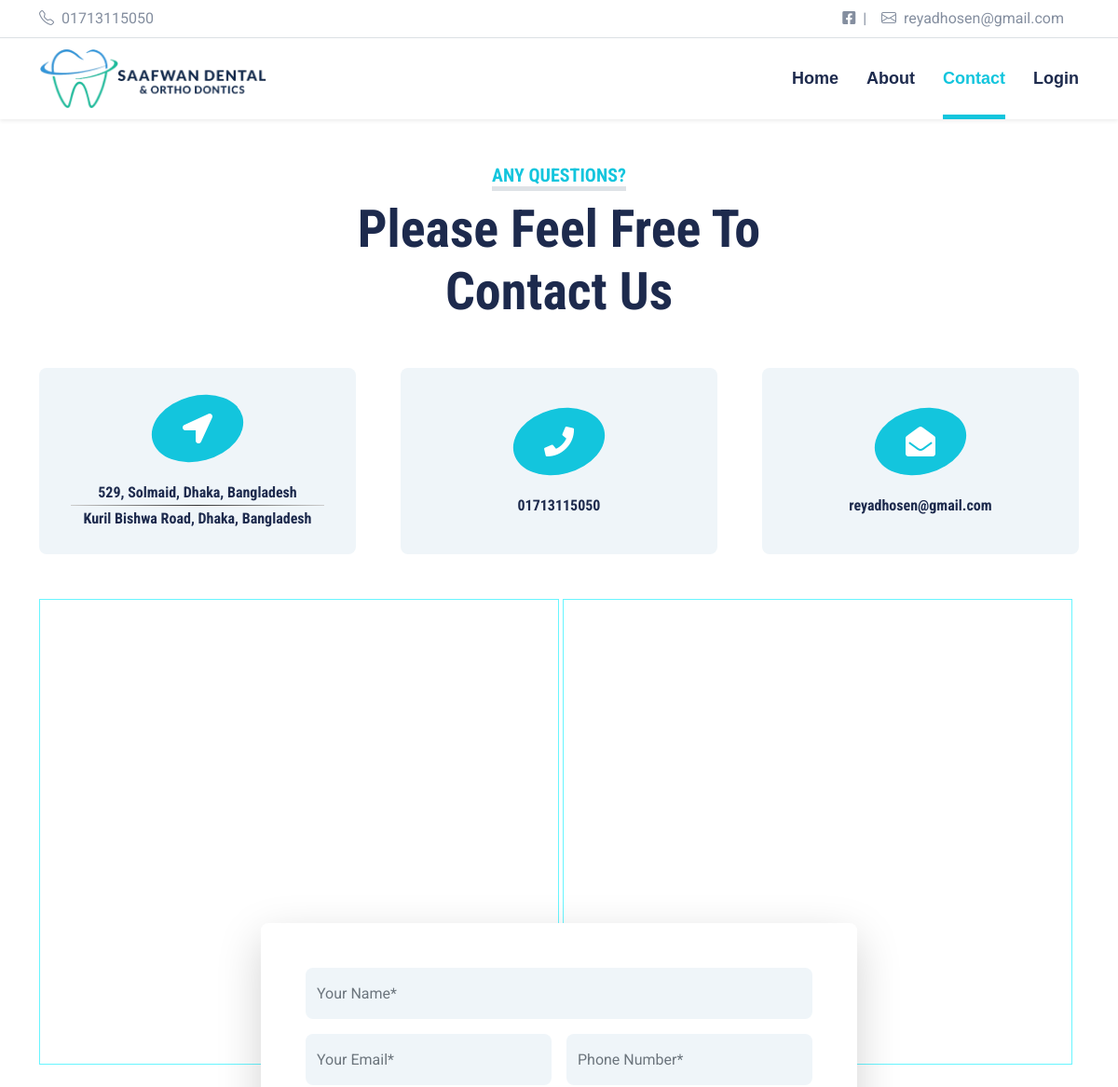
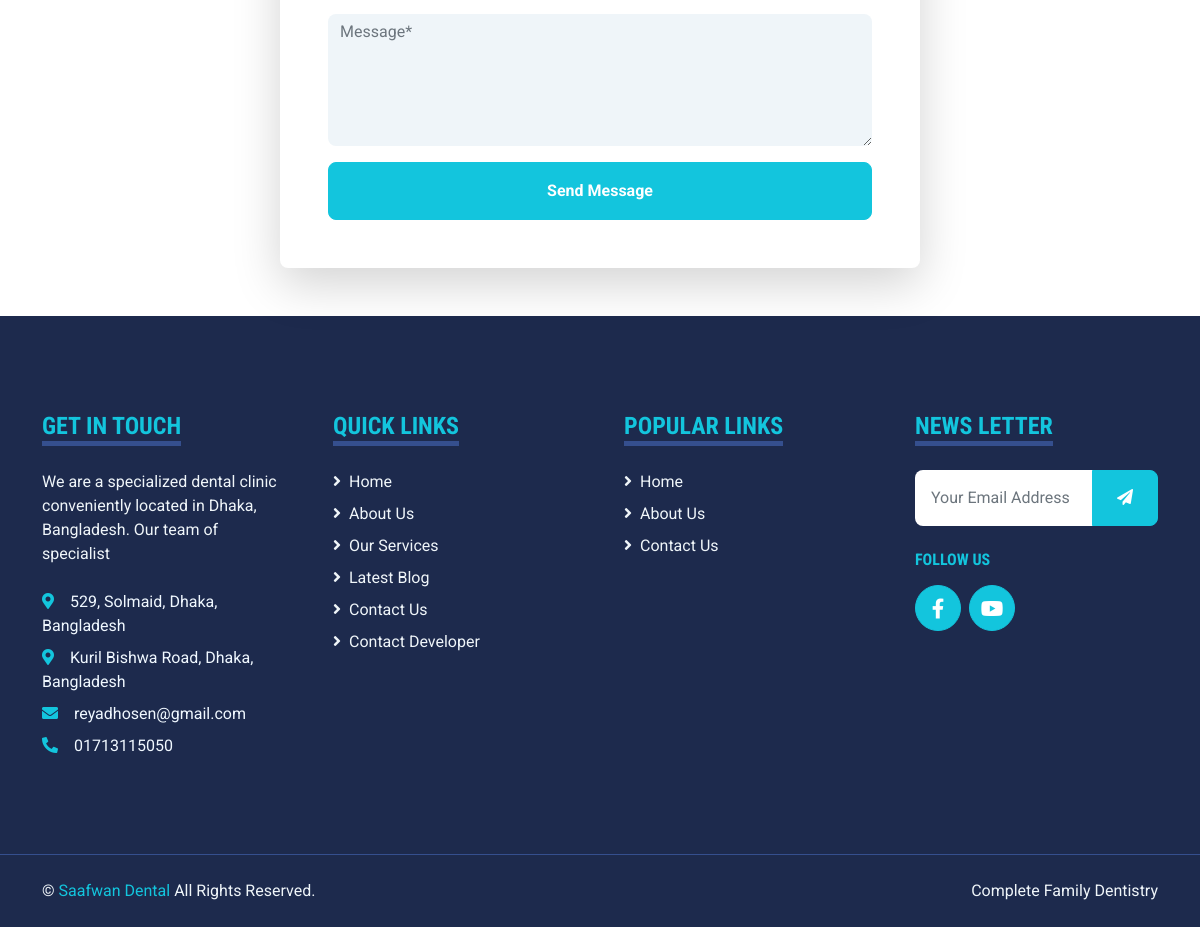
Screenshot of /view/contact.php with the database file from the repository (2 pictures, top to bottom).
### tables this page shows
CREATE TABLE `doctors` (
  `id` int(11) NOT NULL,
  `name` varchar(50) NOT NULL,
  `email` varchar(50) NOT NULL,
  `phone` varchar(20) NOT NULL,
  `password` varchar(20) NOT NULL,
  `created_at` date DEFAULT NULL,
  `deleted_at` date DEFAULT NULL,
  `chamber1` varchar(250) NOT NULL,
  `chamber2` varchar(250) DEFAULT NULL
);

### View/contact.php (the view, shortened to what this page needs)
<!DOCTYPE html>
<html lang="en">
<head>
    <link href="https://cdnjs.cloudflare.com/ajax/libs/font-awesome/5.15.0/css/all.min.css" rel="stylesheet">
    <link href="https://cdn.jsdelivr.net/npm/bootstrap-icons@1.4.1/font/bootstrap-icons.css" rel="stylesheet">
    <link href="../Assets/lib/owlcarousel/assets/owl.carousel.min.css" rel="stylesheet">
    <link href="../Assets/lib/tempusdominus/css/tempusdominus-bootstrap-4.min.css" rel="stylesheet" />
    <link href="../Assets/css/bootstrap.min.css" rel="stylesheet">
    <link href="../Assets/css/style.css" rel="stylesheet">
</head>
<body>
    <?php include("./components/header.php") ?>
    <div class="container-fluid sticky-top bg-white shadow-sm">
        <div class="container">
            <nav class="navbar navbar-expand-lg bg-white navbar-light py-3 py-lg-0">
                <a href="../" class="navbar-brand">
                    <img src="../Assets/img/saafwanLogo.png" alt="saafwan" width="250">
                </a>
                <div class="collapse navbar-collapse" id="navbarCollapse">
                    <div class="navbar-nav ms-auto py-0">
                        <a href="../" class="nav-item nav-link">Home</a>
                        <a href="about.php" class="nav-item nav-link">About</a>
                        <a href="contact.php" class="nav-item nav-link active">Contact</a>
                        <a href="login.php" class="nav-item nav-link">Login</a>
                    </div>
                </div>
            </nav>
        </div>
    </div>
    <div class="container-fluid pt-5">
        <div class="container">
            <div class="text-center mx-auto mb-5" style="max-width: 500px;">
                <h5 class="d-inline-block text-primary text-uppercase border-bottom border-5">Any Questions?</h5>
                <h1 class="display-4">Please Feel Free To Contact Us</h1>
            </div>
            <div class="row g-5 mb-5">
                <div class="col-lg-4">
                    <div class="bg-light rounded d-flex flex-column align-items-center justify-content-center text-center" style="height: 200px;">
                        <div class="d-flex align-items-center justify-content-center bg-primary rounded-circle mb-4" style="width: 100px; height: 70px; transform: rotate(-15deg);">
                            <i class="fa fa-2x fa-location-arrow text-white" style="transform: rotate(15deg);"></i>
                        </div>
                        <a href="https://goo.gl/maps/F2NVNdZatgLU3zuz6?coh=178571&entry=tt">
                            <h6 class="mb-0"><?php echo $doc["chamber1"] ?></h6>
                        </a>
                        <div class="my-1" style="border: 0; width: 80%; height: 1px;background: #333; background-image: linear-gradient(to right, #ccc, #333, #ccc);"></div>
                        <a href="https://goo.gl/maps/UNbvXS7gSgkVrHSc9?coh=178571&entry=tt">
                            <h6 class="mb-0"><?php echo $doc["chamber2"] ?></h6>
                        </a>
                    </div>
                </div>
                <div class="col-lg-4">
                    <a href="tel:<?php echo $doc["phone"] ?>">
                        <div class="bg-light rounded d-flex flex-column align-items-center justify-content-center text-center" style="height: 200px;">
                            <div class="d-flex align-items-center justify-content-center bg-primary rounded-circle mb-4" style="width: 100px; height: 70px; transform: rotate(-15deg);">
                                <i class="fa fa-2x fa-phone text-white" style="transform: rotate(15deg);"></i>
                            </div>
                            <h6 class="mb-0"><?php echo $doc["phone"] ?></h6>
                        </div>
                    </a>
                </div>
                <div class="col-lg-4">
                    <a href="mailto:<?php echo $doc["email"] ?>">
                        <div class="bg-light rounded d-flex flex-column align-items-center justify-content-center text-center" style="height: 200px;">
                            <div class="d-flex align-items-center justify-content-center bg-primary rounded-circle mb-4" style="width: 100px; height: 70px; transform: rotate(-15deg);">
                                <i class="fa fa-2x fa-envelope-open text-white" style="transform: rotate(15deg);"></i>
                            </div>
                            <h6 class="mb-0"><?php echo $doc["email"] ?></h6>
                        </div>
                    </a>
                </div>
            </div>
            <div class="row">
                <div class="col-12" style="height: 500px;" id="location-map">
                    <div class="position-relative h-100">
                        <iframe class="position-relative h-100" src="https://www.google.com/maps/embed?pb=!1m18!1m12!1m3!1d912.5262092333888!2d90.42075776961188!3d23.814870798664167!2m3!1f0!2f0!3f0!3m2!1i1024!2i768!4f13.1!3m3!1m2!1s0x3755c6520d69b317%3A0x8c0b407d9eb44919!2sSaafwan%20Dental%20and%20Ortho%20Dontics!5e0!3m2!1sen!2sbd!4v1685219112880!5m2!1sen!2sbd" frameborder="0" style="border:1px solid rgb(104, 245, 255); width:50%" allowfullscreen="" aria-hidden="false" tabindex="0"></iframe>
                        <iframe class="position-relative h-100" src="https://www.google.com/maps/embed?pb=!1m18!1m12!1m3!1d3650.270250965426!2d90.42859447575232!3d23.80898717863042!2m3!1f0!2f0!3f0!3m2!1i1024!2i768!4f13.1!3m3!1m2!1s0x3755c77c70a7d73f%3A0x13b6c94f7409f500!2sSaafwan%20Dental!5e0!3m2!1sen!2sbd!4v1685219171586!5m2!1sen!2sbd" frameborder="0" style="border:1px solid rgb(104, 245, 255); width:49%" allowfullscreen="" aria-hidden="false" tabindex="0"></iframe>
                    </div>
                </div>
            </div>
            <div class="row justify-content-center position-relative" style=" z-index: 1;" id="send-msg">
                <div class="col-lg-8">
                    <div class="bg-white shadow-lg rounded p-5 m-5 mb-0">
                        <form action="../Controller/anonymous/contactController.php" method="POST">
                            <div class="row g-3">
                                <div class="col-12 col-sm-12">
                                    <input type="text" class="form-control bg-light border-0" name="name" placeholder="Your Name*" style="height: 55px;" required>
                                </div>
                                <div class="col-12 col-sm-6">
                                    <input type="email" class="form-control bg-light border-0" name="email" placeholder="Your Email*" style="height: 55px;" required>
                                </div>
                                <div class="col-12 col-sm-6">
                                    <input type="text" class="form-control bg-light border-0" name="phone" placeholder="Phone Number*" style="height: 55px;" required>
                                </div>
                                <div class="col-12">
                                    <textarea class="form-control bg-light border-0" name="message" rows="5" placeholder="Message*" required></textarea>
                                </div>
                                <div class="col-12">
                                    <button class="btn btn-primary w-100 py-3" type="submit">Send Message</button>
                                </div>
                            </div>
                        </form>
                    </div>
                </div>
            </div>
        </div>
    </div>
    <?php include('./components/footer.php') ?>
</body>
</html>

### View/components/header.php (shortened to what this page needs)
<?php
$db = connect();
$sql = "SELECT * FROM doctors where id = 1";
$doc = $db->query($sql)->fetch_assoc();
?>
<div class="container-fluid py-2 border-bottom d-none d-lg-block">
    <div class="container">
        <div class="row">
            <div class="col-md-6 text-center text-lg-start mb-2 mb-lg-0">
                <div class="d-inline-flex align-items-center">
                    <a class="text-decoration-none text-body pe-3" href="tel:<?php echo $doc["phone"] ?>"><i class="bi bi-telephone me-2"></i><?php echo $doc["phone"] ?></a>
                </div>
            </div>
            <div class="col-md-6 text-center text-lg-end">
                <div class="d-inline-flex align-items-center">
                    <a class="text-body px-2" href="https://www.facebook.com/SaafwanDentalClinic">
                        <i class="fab fa-facebook-square"></i>
                    </a>
                    <span class="text-body">|</span>
                    <a class="text-decoration-none text-body px-3" href="mailto:<?php echo $doc["email"] ?>"><i class="bi bi-envelope me-2"></i><?php echo $doc["email"] ?></a>
                </div>
            </div>
        </div>
    </div>
</div>

### View/components/footer.php (shortened to what this page needs)
<div class="container-fluid bg-dark text-light mt-5 py-5">
    <div class="container py-5">
        <div class="row g-5">
            <div class="col-lg-3 col-md-6">
                <h4 class="d-inline-block text-primary text-uppercase border-bottom border-5 border-secondary mb-4">Get In Touch</h4>
                <p class="mb-4">We are a specialized dental clinic conveniently located in Dhaka, Bangladesh. Our team of specialist</p>
                <p class="mb-2">
                    <a href="https://goo.gl/maps/F2NVNdZatgLU3zuz6?coh=178571&entry=tt" style="color: aliceblue;"><i class="fa fa-map-marker-alt text-primary me-3"></i><?php echo $doc["chamber1"] ?></a>
                </p>
                <p class="mb-2">
                    <a href="https://goo.gl/maps/UNbvXS7gSgkVrHSc9?coh=178571&entry=tt" style="color: aliceblue;"><i class="fa fa-map-marker-alt text-primary me-3"></i><?php echo $doc["chamber2"] ?></a>
                </p>
                <p class="mb-2"><a href="mailto:<?php echo $doc["email"] ?>" style="color: aliceblue;"><i class="fa fa-envelope text-primary me-3"></i><?php echo $doc["email"] ?></a></p>
                <p class="mb-0"><a href="tel:<?php echo $doc["phone"] ?>" style="color: aliceblue;"><i class="fa fa-phone-alt text-primary me-3"></i><?php echo $doc["phone"] ?></a></p>
            </div>
            <div class="col-lg-3 col-md-6">
                <h4 class="d-inline-block text-primary text-uppercase border-bottom border-5 border-secondary mb-4">Quick Links</h4>
                <div class="d-flex flex-column justify-content-start">
                    <a class="text-light mb-2" href="../"><i class="fa fa-angle-right me-2"></i>Home</a>
                    <a class="text-light mb-2" href="about.php"><i class="fa fa-angle-right me-2"></i>About Us</a>
                    <a class="text-light mb-2" href="../#service"><i class="fa fa-angle-right me-2"></i>Our Services</a>
                    <a class="text-light mb-2" href="../#blog"><i class="fa fa-angle-right me-2"></i>Latest Blog</a>
                    <a class="text-light mb-2" href="contact.php"><i class="fa fa-angle-right me-2"></i>Contact Us</a>
                    <a class="text-light" href="http://reyad.ezyro.com/" target="_blank"><i class="fa fa-angle-right me-2"></i>Contact Developer</a>
                </div>
            </div>
            <div class="col-lg-3 col-md-6">
                <h4 class="d-inline-block text-primary text-uppercase border-bottom border-5 border-secondary mb-4">Popular Links</h4>
                <div class="d-flex flex-column justify-content-start">
                    <a class="text-light mb-2" href="../"><i class="fa fa-angle-right me-2"></i>Home</a>
                    <a class="text-light mb-2" href="about.php"><i class="fa fa-angle-right me-2"></i>About Us</a>
                    <a class="text-light" href="contact.php"><i class="fa fa-angle-right me-2"></i>Contact Us</a>
                </div>
            </div>
            <div class="col-lg-3 col-md-6">
                <h4 class="d-inline-block text-primary text-uppercase border-bottom border-5 border-secondary mb-4">News letter</h4>
                <form action="../Controller/anonymous/anonymousEmailController.php" method="POST">
                    <div class="input-group">
                        <input type="email" class="form-control p-3 border-0" name="email" placeholder="Your Email Address" required>
                        <button class="btn btn-primary px-4" type="submit"><i class="fas fa-paper-plane"></i></button>
                    </div>
                </form>
                <h6 class="text-primary text-uppercase mt-4 mb-3">Follow Us</h6>
                <div class="d-flex">
                    <a class="btn btn-lg btn-primary btn-lg-square rounded-circle me-2" href="https://www.facebook.com/SaafwanDentalClinic"><i class="fab fa-facebook-f"></i></a>
                    <a class="btn btn-lg btn-primary btn-lg-square rounded-circle" href="https://www.youtube.com/@saafwandental8071"><i class="fab fa-youtube"></i></a>
                </div>
            </div>
        </div>
    </div>
</div>
<div class="container-fluid bg-dark text-light border-top border-secondary py-4">
    <div class="container">
        <div class="row g-5">
            <div class="col-md-6 text-center text-md-start">
                <p class="mb-md-0">&copy; <a class="text-primary" href="#">Saafwan Dental</a> All Rights Reserved.</p>
            </div>
            <div class="col-md-6 text-center text-md-end">
                <p class="mb-0">Complete Family Dentistry</p>
            </div>
        </div>
    </div>
</div>

### Assets/css/style.css (style rules this page uses)
:root { --primary: #13C5DD; --secondary: #354F8E; --light: #EFF5F9; --dark: #1D2A4D; }
.btn { font-weight: 700; transition: .5s; }
.btn-primary { color: #FFFFFF; }
.btn-lg-square { width: 46px; height: 46px; }
.btn-square, .btn-sm-square, .btn-lg-square { padding-left: 0; padding-right: 0; text-align: center; }
.navbar-light .navbar-nav .nav-link { font-family: 'Jost', sans-serif; position: relative; margin-left: 30px; padding: 30px 0; font-size: 18px; font-weight: 700; color: var(--dark); outline: none; transition: .5s; }
.navbar-light .navbar-nav .nav-link:hover, .navbar-light .navbar-nav .nav-link.active { color: var(--primary); }
@media (min-width: 992px) { .navbar-light .navbar-nav .nav-link::before { position: absolute; content: ""; width: 0; height: 5px; bottom: 0; left: 50%; background: var(--primary); transition: .5s; } }
@media (min-width: 992px) { .navbar-light .navbar-nav .nav-link:hover::before, .navbar-light .navbar-nav .nav-link.active::before { width: 100%; left: 0; } }
@media (min-width: 992px) { #send-msg { margin-top: -200px; } }

### rows the page displays
doctors: phone "01713115050", email "reyadhosen@gmail.com", chamber1 "529, Solmaid, Dhaka, Bangladesh", chamber2 "Kuril Bishwa Road, Dhaka, Bangladesh"
